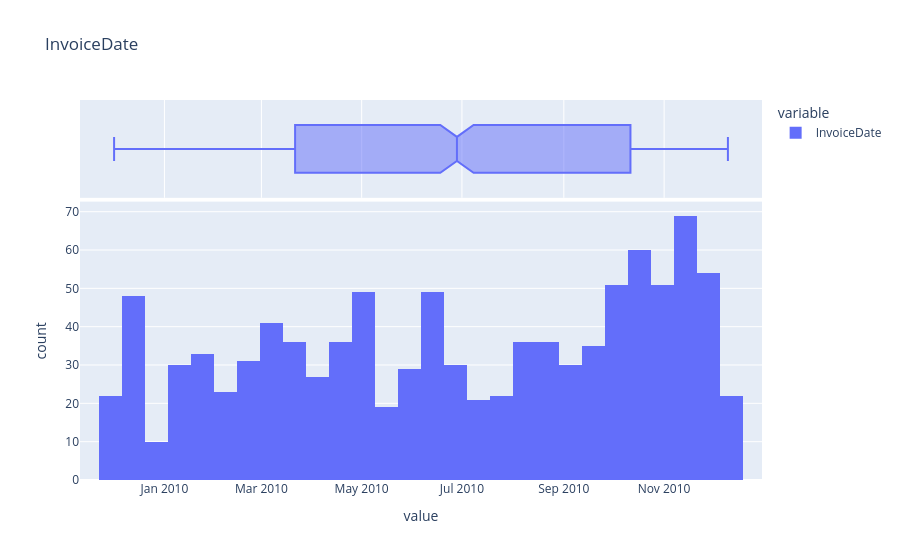

Notebook code for this chart:
### Markdown cell above
A partir de las observaciones descriptivas se puede observar que existen 12326 (2.35%) datos negativos en Quantity, lo cual representa un tipo de anomalía. Por otra parte, no hay información faltante en este campo respecto a las transacciones.

    En particular, el promedio de compras de un mismo producto es de 10.33, con algunas excepciones mayores que provcan la desviación estándar obtenida (107.42). Esto mismo se puede observar a partir de los gráficos, en donde la gran mayoría de compras de un mismo item se concentran en cantidades del rango [1, 15].

    Además, del análisis de outliers se observan casos muy aislados de compras de un mismo item en grandes cantidades, las cuales se salen de la norma del negocio (cantidades por sobre 200). Estas pueden ser indicativos de compras mayoristas, o directamente de errores de tipeo al realizar las compras.

    En cuanto al valor obtenido de Skew, 36.04, podemos ver que es positivo, indicando por tanto una cola que está cargada hacia el lado derecho. Por otra parte, se obtuvo un valor de Kurt de 6277.67, indicando que las colas son pesadas y con una presencia fuerte de outliers, esto genera que la distribción original se aleja de la normal y en su lugar pasa a ser dominada por los outliers (valores extremos).

### Code cell
profile_serie(df_retail["InvoiceDate"])

### Figure 1 — Plotly figure (JSON) as saved in the notebook; plotly's stock layout.template omitted (floating-point values rounded to 4 significant figures; data arrays with more than 128 entries replaced by an {"elided": "..."} marker saying what was removed)
{"data": [{"bingroup": "x", "hovertemplate": "variable=InvoiceDate<br>value=%{x}<br>count=%{y}<extra></extra>", "legendgroup": "InvoiceDate", "marker": {"color": "#636efa", "pattern": {"shape": ""}}, "name": "InvoiceDate", "orientation": "v", "showlegend": true, "type": "histogram", "x": {"elided": "1000 str values"}, "xaxis": "x", "yaxis": "y"}, {"hovertemplate": "variable=InvoiceDate<br>value=%{x}<extra></extra>", "legendgroup": "InvoiceDate", "marker": {"color": "#636efa"}, "name": "InvoiceDate", "notched": true, "showlegend": false, "type": "box", "x": {"elided": "1000 str values"}, "xaxis": "x2", "yaxis": "y2"}], "layout": {"barmode": "relative", "legend": {"title": {"text": "variable"}, "tracegroupgap": 0}, "title": {"text": "InvoiceDate"}, "xaxis": {"anchor": "y", "domain": [0, 1], "title": {"text": "value"}}, "xaxis2": {"anchor": "y2", "domain": [0, 1], "matches": "x", "showgrid": true, "showticklabels": false}, "yaxis": {"anchor": "x", "domain": [0, 0.7326], "title": {"text": "count"}}, "yaxis2": {"anchor": "x2", "domain": [0.7426, 1], "matches": "y2", "showgrid": false, "showline": false, "showticklabels": false, "ticks": ""}}}
